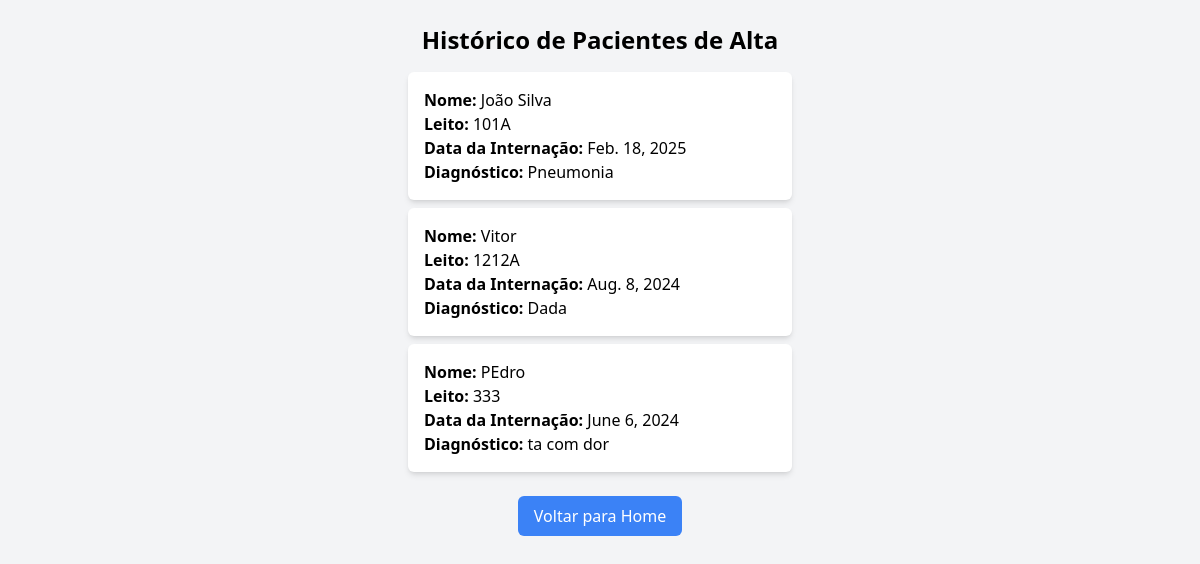
Screenshot of /historico_pacientes/ (signed in) with the database file from the repository.
### triagem/models.py (models this page shows, shortened)
class Paciente(models.Model):
    nome = models.CharField(max_length=100)
    idade = models.IntegerField()
    leito = models.CharField(max_length=20)
    dih = models.CharField(max_length=50)
    diagnostico = models.TextField()
    data_internacao = models.DateField(auto_now_add=True)
    created_at = models.DateTimeField(auto_now_add=True)
    ativo = models.BooleanField(default=True)

### triagem/views.py (the view)
# urls.py: path("historico_pacientes/", historico_pacientes, name="historico_pacientes"),
@login_required
@user_passes_test(is_admin)
def historico_pacientes(request):
    pacientes = Paciente.objects.filter(ativo=False)  # Busca pacientes que receberam alta
    return render(request, "triagem/historico_pacientes.html", {"pacientes": pacientes})

### triagem/views.py (called while the page is built)
def is_admin(user):
    return user.groups.filter(name="Administrador").exists() or user.is_superuser

### triagem/templates/triagem/historico_pacientes.html (shortened to what this page needs)
<!DOCTYPE html>
<html lang="pt">
<head>
    <script src="https://cdn.tailwindcss.com"></script>
</head>
<body class="bg-gray-100 flex flex-col items-center py-6">
    <h1 class="text-2xl font-bold mb-4">Histórico de Pacientes de Alta</h1>
    {% for paciente in pacientes %}
        <div class="bg-white p-4 rounded-md shadow-md mb-2 w-96">
            <p><strong>Nome:</strong> {{ paciente.nome }}</p>
            <p><strong>Leito:</strong> {{ paciente.leito }}</p>
            <p><strong>Data da Internação:</strong> {{ paciente.data_internacao }}</p>
            <p><strong>Diagnóstico:</strong> {{ paciente.diagnostico }}</p>
        </div>
    {% empty %}
        <p class="text-gray-500">Nenhum paciente recebeu alta ainda.</p>
    {% endfor %}
    <a href="{% url 'home' %}" class="mt-4 bg-blue-500 text-white px-4 py-2 rounded-md">
        Voltar para Home
    </a>
</body>
</html>

### rows the page displays
Paciente: nome "João Silva", leito "101A", data_internacao "Feb. 18, 2025", diagnostico "Pneumonia"
Paciente: nome "Vitor", leito "1212A", data_internacao "Aug. 8, 2024", diagnostico "Dada"
Paciente: nome "PEdro", leito "333", data_internacao "June 6, 2024", diagnostico "ta com dor"
